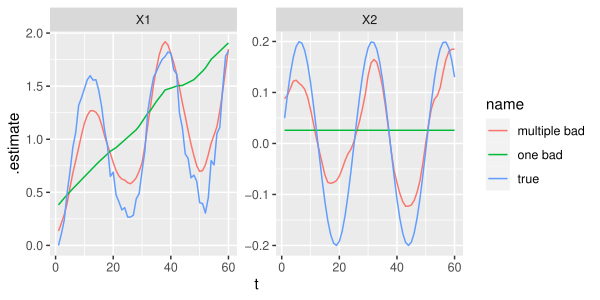

Source code (R):
###################################################
### code chunk number 35: Cs707_multivariate
###################################################
true <- data.frame(
  .rownames = rep(c("X1", "X2"), each = TT), t = t,
  .estimate = c(level, trend), .se = NA, name = "true"
)
statesu <- tsSmooth(fitu)
statesu$name <- "one bad"
statesm <- tsSmooth(fitm)
statesm$name <- "multiple bad"
df <- rbind(true, statesu, statesm)

ggplot(df, aes(x = t, y = .estimate, col = name)) +
  geom_line() +
  facet_wrap(~.rownames, scale = "free_y")
